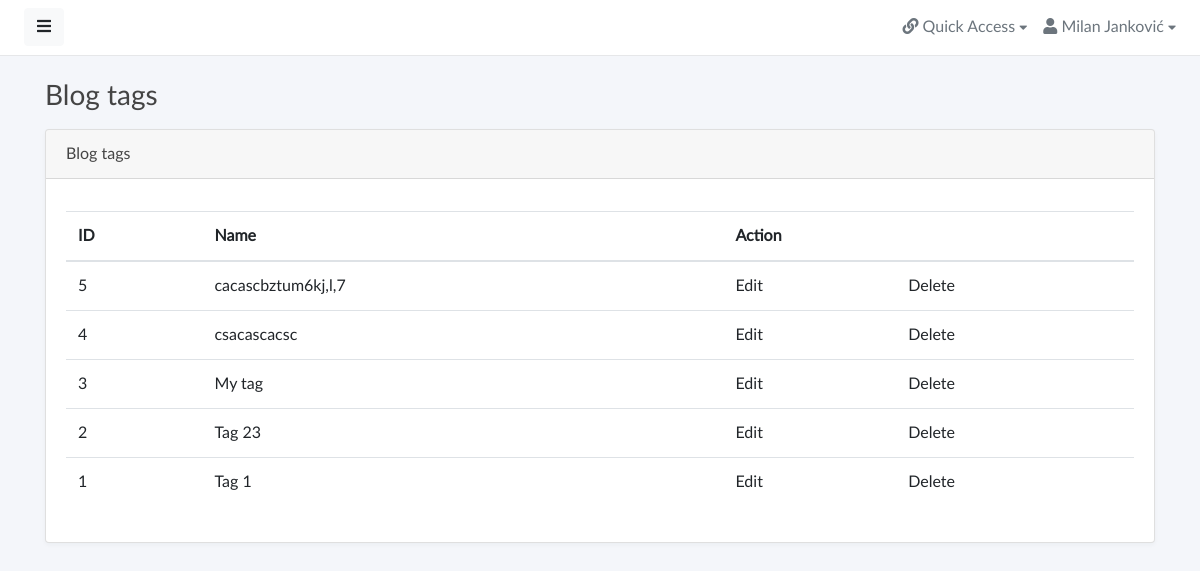
The page /admin/tags.php (signed in) on the database as committed earlier.
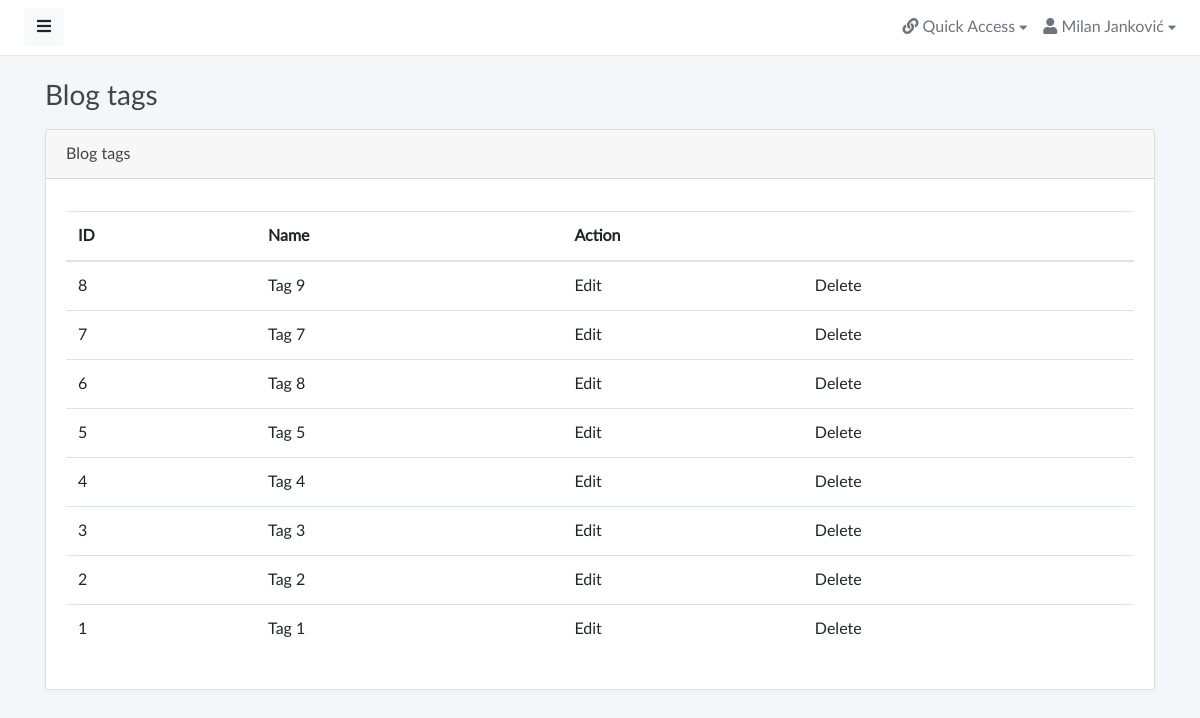
The same page on the database as committed later.
### tables this page shows
CREATE TABLE `tags` (
  `id` int(11) UNSIGNED NOT NULL,
  `name` varchar(211) NOT NULL,
  `slug` varchar(211) NOT NULL,
  `created_at` datetime NOT NULL,
  `updated_at` datetime NOT NULL
);

### include/db.inc.php (called while the page is built, shortened)
<?php
class DbConnect {
	private $host = 'localhost';
	private $dbname = 'clean-blog';
	private $username = 'root';
	private $password = '';
	protected function connect(){
		try {
			$sql = 'mysql:host='. $this -> host .';dbname='. $this -> dbname ;
			$pdo = new PDO ( $sql , $this -> username , $this -> password );
			$pdo -> setAttribute( PDO::ATTR_DEFAULT_FETCH_MODE , PDO::FETCH_ASSOC );
			$pdo -> setAttribute ( PDO::ATTR_ERRMODE , PDO::ERRMODE_EXCEPTION );
			$pdo -> exec ( 'set names utf8');
			return $pdo;
		} catch ( PDOException $e) {
			echo $e -> getMessage();
		}
	}
}

### admin/classes/admin.class.php (called while the page is built, shortened)
<?php
class Admin extends DbConnect{
public function getAllBlogTags(){
	$sql = 'select * from tags order by created_at desc';
	$query = $this -> connect() -> query($sql);
	$tags = $query -> fetchAll();
	return $tags;
}
}

### admin/tags.php (the view, shortened to what this page needs)
<?php
require_once '../include/db.inc.php';
 ?>
 <!doctype html>
<html lang="en">
<head>
    <link href="assets/vendor/fontawesome/css/fontawesome.min.css" rel="stylesheet">
    <link href="assets/vendor/fontawesome/css/solid.min.css" rel="stylesheet">
    <link href="assets/vendor/fontawesome/css/brands.min.css" rel="stylesheet">
    <link href="assets/vendor/bootstrap/css/bootstrap.min.css" rel="stylesheet">
    <link href="assets/css/master.css" rel="stylesheet">
    <link href="assets/vendor/chartsjs/Chart.min.css" rel="stylesheet">
    <link href="assets/vendor/flagiconcss/css/flag-icon.min.css" rel="stylesheet">
</head>
<body>
    <div class="wrapper">
        <div id="body" class="active">
<?php require_once 'partials/__navigation.php' ?>
        <div class="content">
                <div class="container">
                    <div class="page-title">
                        <h3>Blog tags</h3>
                    </div>
                    <div class="row">
                          <div class="col-md-12 col-lg-12">
                            <div class="card">
                                <div class="card-header">Blog tags</div>
                                <div class="card-body">
<?php
try {
$tags = new Admin;
if (count( $tags -> getAllBlogTags() )> 0 ) {
?>
         <table class="table table-hover" id="dataTables-example" width="100%">
                                        <thead>
                                            <tr>
                                                <th>ID</th>
                                                <th>Name</th>
                                                <th colspan="3" >Action</th>
                                            </tr>
                                        </thead>
                                        <tbody>
<?php
    foreach ( $tags -> getAllBlogTags() as $tag ){
?>
 <tr>
                                                <td><?php echo $tag['id']; ?></td>
                                                <td><?php echo $tag['name']; ?></td>
                                                <td ><a href="">Edit </a></td>
                                                <td ><a href="">Delete </a></td>
                                            </tr>
<?php
}
} else {
   echo 'There is no tag.';
}
} catch ( PDOException $e ){
    echo $e -> getMessage();
}
 ?>
                                        </tbody>
                                    </table>
                                </div>
                            </div>
                        </div>
                    </div>
                </div>
            </div>
        </div>
    </div>
</body>
</html>

### admin/partials/__navigation.php (shortened to what this page needs)
<nav class="navbar navbar-expand-lg navbar-white bg-white">
    <button type="button" id="sidebarCollapse" class="btn btn-light"><i class="fas fa-bars"></i><span></span></button>
    <div class="collapse navbar-collapse" id="navbarSupportedContent">
        <ul class="nav navbar-nav ml-auto">
            <li class="nav-item dropdown">
                <div class="nav-dropdown">
                    <a href="" class="nav-item nav-link dropdown-toggle text-secondary" data-toggle="dropdown"><i class="fas fa-link"></i> <span>Quick Access</span> <i style="font-size: .8em;" class="fas fa-caret-down"></i></a>
                </div>
            </li>
            <li class="nav-item dropdown">
                <div class="nav-dropdown">
                    <a href="" class="nav-item nav-link dropdown-toggle text-secondary" data-toggle="dropdown"><i class="fas fa-user"></i> <span><?php echo $_SESSION['name'] ?></span> <i style="font-size: .8em;" class="fas fa-caret-down"></i></a>
                </div>
            </li>
        </ul>
    </div>
</nav>

### admin/assets/css/master.css (style rules this page uses)
body, h1, .h1, h2, .h2, h3, .h3, h4, .h4, h5, .h5, h6, .h6, p, a, td { -moz-osx-font-smoothing: grayscale; -webkit-font-smoothing: antialiased; }
body { width: 100%; height: 100%; background: #f4f6fa; font-family: "Lato", "Helvetica Neue", Arial, Helvetica, sans-serif; font-size: 1rem; color: #444; }
.wrapper { display: flex; width: 100%; align-items: stretch; overflow-x: hidden }
#body { width: 100%; padding: 0; min-height: 100vh; transition: all 0.3s; }
#body>.navbar { padding: 0 1.5rem; min-height: 54px; box-shadow: none; border-bottom: 1px solid rgba(101, 109, 119, .16); }
#body>.content { position: relative; padding: .5rem; }
#body .content .page-title h3 { margin: 1rem 0; }
.page-title { margin: 0; font-size: 1.5rem; line-height: 1.5555556; }
.card { margin-bottom: 15px; box-shadow: rgba(35, 46, 60, .04) 0 2px 4px 0; }
a, a:hover, a:focus { color: inherit; text-decoration: none; transition: all 0.3s; }
.table td, .table th { vertical-align: middle; }
@media (min-width: 200px) { .navbar-expand-lg .navbar-collapse { display: -ms-flexbox !important; display: flex !important; -ms-flex-preferred-size: auto; flex-basis: auto; } }
@media (min-width: 200px) { .navbar-expand-lg .navbar-nav { -ms-flex-direction: row; flex-direction: row; } }

### admin/assets/components/navbar/navbar-dropdowns.css (style rules this page uses)
.nav-dropdown .nav-link { color: #B2EBF2; line-height: 1.42857; padding: 1rem 0 1rem 1rem !important; }
.nav-dropdown .nav-link::after { display: none; }

Rows that differ between the two databases and show on the page:
added tags: id "8", name "Tag 9"
added tags: id "7", name "Tag 7"
added tags: id "6", name "Tag 8"
changed tags id 5: name "cacascbztum6kj,l,7" → "Tag 5"
changed tags id 4: name "csacascacsc" → "Tag 4"
changed tags id 3: name "My tag" → "Tag 3"
changed tags id 2: name "Tag 23" → "Tag 2"
